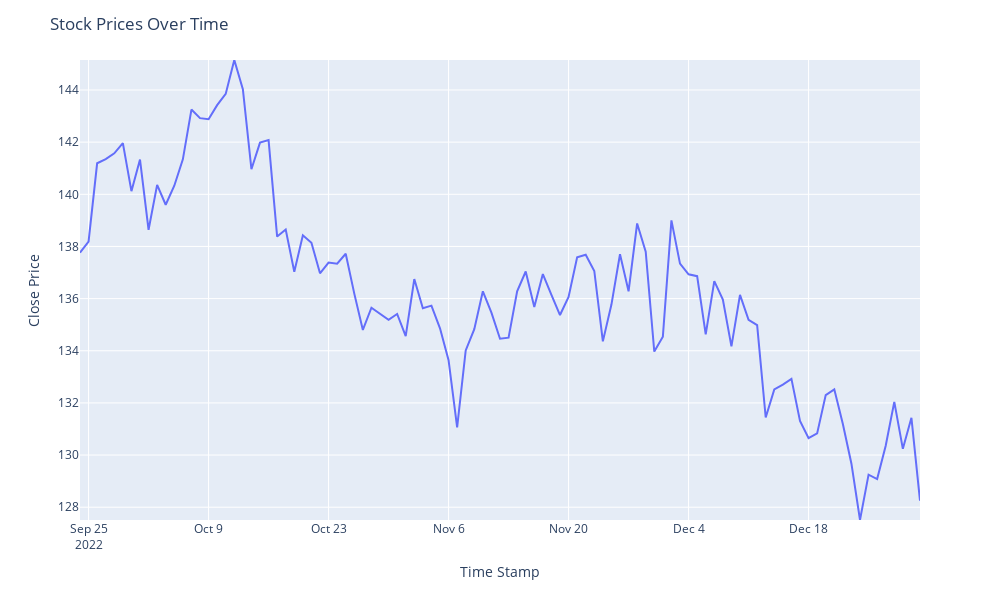

Write notebook code for a chart like this one.
### Markdown cell above
## Top 20 Most Famous Equities

| Equity Name          | Symbol | Sentiment |
|----------------------|--------|-----------|
| Apple Inc.          | AAPL   | Positive  |
| Microsoft Corp.     | MSFT   | Positive  |
| Amazon.com Inc.     | AMZN   | Positive  |
| Alphabet Inc. (GOOGL)| GOOGL | Positive  |
| Alphabet Inc. (GOOG) | GOOG  | Positive  |
| Tesla Inc.          | TSLA   | Negative  |
| Meta Platforms Inc. | META   | Positive  |
| NVIDIA Corp.        | NVDA   | Positive  |
| Berkshire Hathaway  | BRK.B  | Positive  |
| JPMorgan Chase & Co.| JPM    | Positive  |
| Johnson & Johnson   | JNJ    | Negative  |
| Visa Inc.          | V      | Positive  |
| Procter & Gamble   | PG     | Positive  |
| UnitedHealth Group | UNH    | Negative  |
| Exxon Mobil Corp.  | XOM    | Negative  |
| The Walt Disney Co.| DIS    | Positive  |
| Netflix Inc.       | NFLX   | Positive  |
| Adobe Inc.         | ADBE   | Positive  |
| PayPal Holdings Inc

.ased on market trends._

### Code cell
main()

### Figure 1 — Plotly figure (JSON) as saved in the notebook; plotly's stock layout.template omitted (floating-point values rounded to 4 significant figures)
{"data": [{"hovertemplate": "Time Stamp=%{x}<br>Close Price=%{y}<extra></extra>", "legendgroup": "", "line": {"color": "#636efa", "dash": "solid"}, "marker": {"symbol": "circle"}, "mode": "lines", "name": "", "orientation": "v", "showlegend": false, "type": "scatter", "x": ["2022-09-24", "2022-09-25", "2022-09-26", "2022-09-27", "2022-09-28", "2022-09-29", "2022-09-30", "2022-10-01", "2022-10-02", "2022-10-03", "2022-10-04", "2022-10-05", "2022-10-06", "2022-10-07", "2022-10-08", "2022-10-09", "2022-10-10", "2022-10-11", "2022-10-12", "2022-10-13", "2022-10-14", "2022-10-15", "2022-10-16", "2022-10-17", "2022-10-18", "2022-10-19", "2022-10-20", "2022-10-21", "2022-10-22", "2022-10-23", "2022-10-24", "2022-10-25", "2022-10-26", "2022-10-27", "2022-10-28", "2022-10-29", "2022-10-30", "2022-10-31", "2022-11-01", "2022-11-02", "2022-11-03", "2022-11-04", "2022-11-05", "2022-11-06", "2022-11-07", "2022-11-08", "2022-11-09", "2022-11-10", "2022-11-11", "2022-11-12", "2022-11-13", "2022-11-14", "2022-11-15", "2022-11-16", "2022-11-17", "2022-11-18", "2022-11-19", "2022-11-20", "2022-11-21", "2022-11-22", "2022-11-23", "2022-11-24", "2022-11-25", "2022-11-26", "2022-11-27", "2022-11-28", "2022-11-29", "2022-11-30", "2022-12-01", "2022-12-02", "2022-12-03", "2022-12-04", "2022-12-05", "2022-12-06", "2022-12-07", "2022-12-08", "2022-12-09", "2022-12-10", "2022-12-11", "2022-12-12", "2022-12-13", "2022-12-14", "2022-12-15", "2022-12-16", "2022-12-17", "2022-12-18", "2022-12-19", "2022-12-20", "2022-12-21", "2022-12-22", "2022-12-23", "2022-12-24", "2022-12-25", "2022-12-26", "2022-12-27", "2022-12-28", "2022-12-29", "2022-12-30", "2022-12-31"], "xaxis": "x", "y": [137.8, 138.2, 141.2, 141.3, 141.6, 142.0, 140.1, 141.3, 138.6, 140.4, 139.6, 140.3, 141.3, 143.2, 142.9, 142.9, 143.4, 143.8, 145.2, 144.0, 141.0, 142.0, 142.1, 138.4, 138.7, 137.0, 138.4, 138.1, 137.0, 137.4, 137.3, 137.7, 136.2, 134.8, 135.7, 135.4, 135.2, 135.4, 134.6, 136.8, 135.6, 135.7, 134.9, 133.6, 131.1, 134.0, 134.8, 136.3, 135.5, 134.5, 134.5, 136.3, 137.0, 135.7, 136.9, 136.1, 135.4, 136.1, 137.6, 137.7, 137.1, 134.4, 135.8, 137.7, 136.3, 138.9, 137.8, 134.0, 134.5, 139, 137.3, 136.9, 136.9, 134.6, 136.7, 136.0, 134.2, 136.1, 135.2, 135.0, 131.4, 132.5, 132.7, 132.9, 131.3, 130.7, 130.8, 132.3, 132.5, 131.2, 129.7, 127.5, 129.2, 129.1, 130.4, 132.0, 130.2, 131.4, 128.2], "yaxis": "y"}], "layout": {"height": 600, "legend": {"tracegroupgap": 0}, "margin": {"t": 60}, "title": {"text": "Stock Prices Over Time"}, "width": 1000, "xaxis": {"anchor": "y", "autorange": true, "domain": [0, 1], "range": ["2022-09-24", "2022-12-31"], "title": {"text": "Time Stamp"}, "type": "date"}, "yaxis": {"anchor": "x", "domain": [0, 1], "range": [127.5, 145.2], "tickmode": "array", "ticktext": ["126", "128", "130", "132", "134", "136", "138", "140", "142", "144", "146"], "tickvals": [126, 128, 130, 132, 134, 136, 138, 140, 142, 144, 146], "title": {"text": "Close Price"}, "type": "linear"}}}
